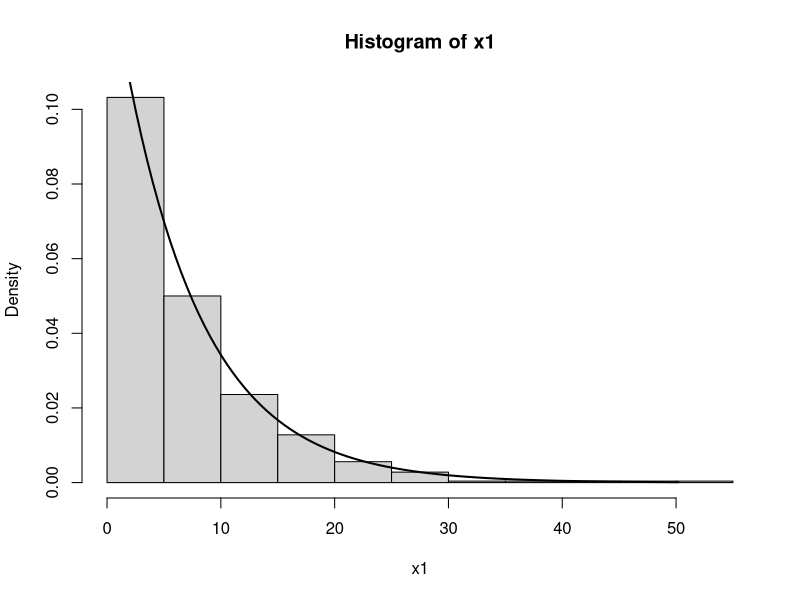
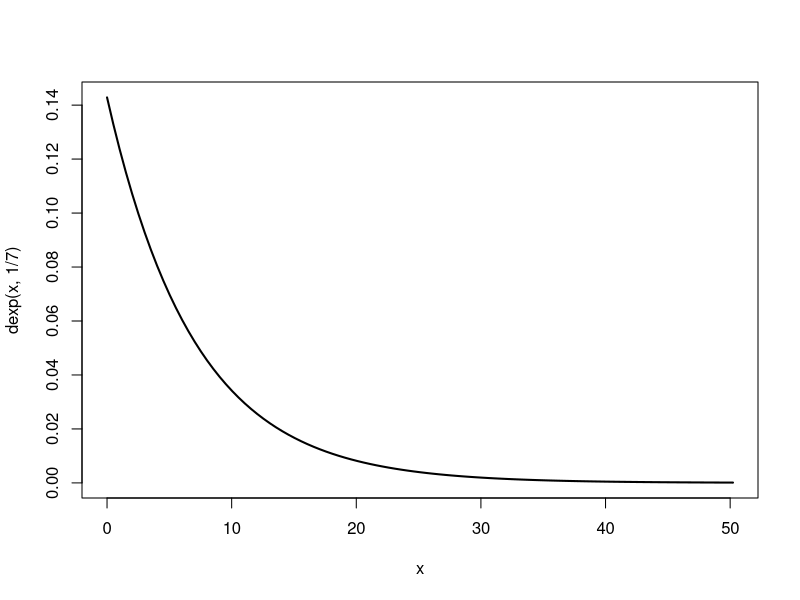

Source code (R) for these figures, in order:
#Генерирайте 500 случайни числа от експоненциално разпределение с 
#параметър 𝜆 = 1/7. Начертайте хистограма на генерираните числа и на същата картинка добавете
#графика на плътността на случайна величина 𝑋 ∼ Exp(𝜆 = 1/7). Повторете същото с 5000
#случайни числа

x1 <- rexp(500,1/7)
hist(x1,probability = T) 
curve(dexp(x,1/7),from=0,to=max(x1),add=T,lwd=2)

curve(dexp(x,1/7),from=0,to=max(x1),lwd=2) #ako nqmame add=true shte nachertae samo funkciqta
